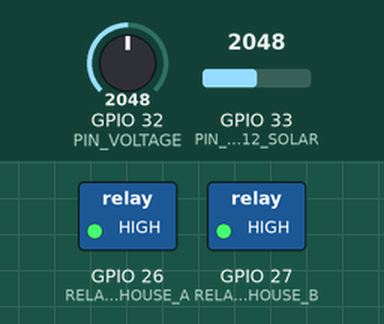
Bench run of a sketch on a simulated ESP32. Parts: switched loads named in the sketch (green lamp = pin HIGH). The test bench sets the inputs (shaded band); at power-on: GPIO 33 (PIN_ACS712_SOLAR) = 2048, GPIO 32 (PIN_VOLTAGE) = 2048 (analog values on the 0–4095 scale). WiFi joins after 1.5 s; servers stay silent unless stated; random numbers use the default seed unless the sketch sets one; no MQTT or app messages arrive unless stated; what the sketch prints to the serial monitor is not drawn.

Above: at 3.2 s.
3.3 s: GPIO 33 (PIN_ACS712_SOLAR) set to 2067
At 5.2 s:
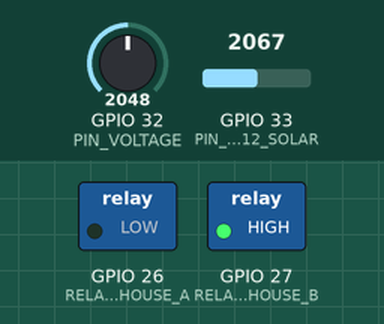
5.5 s: GPIO 33 (PIN_ACS712_SOLAR) set to 2866
At 6.7 s:
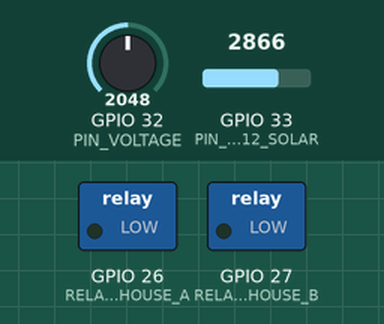
7.5 s: GPIO 33 (PIN_ACS712_SOLAR) set to 2047
At 9.2 s:
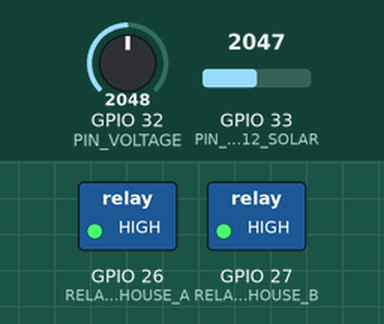
9.5 s: GPIO 33 (PIN_ACS712_SOLAR) set to 3603
At 10.9 s:
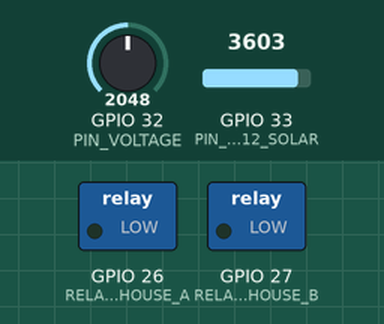
Timing chart, 0 to 12.5 s (numbered marks = the images above; inputs shaded):
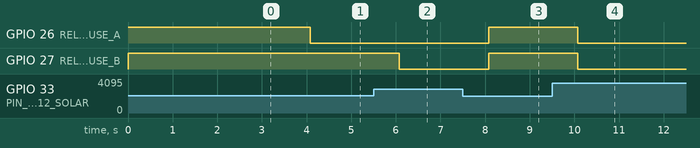

Measured:
- the behaviour switches between 2066 and 2067 on GPIO 33 (PIN_ACS712_SOLAR) (found by bisection; images 0 and 1)
- after the input at 3.3 s, GPIO 26 (RELAY_PIN_HOUSE_A): HIGH → LOW after 0.78 s
- after the input at 5.5 s, GPIO 27 (RELAY_PIN_HOUSE_B): HIGH → LOW after 0.58 s
- after the input at 7.5 s, GPIO 26 (RELAY_PIN_HOUSE_A), GPIO 27 (RELAY_PIN_HOUSE_B): LOW → HIGH after 0.58 s
- after the input at 9.5 s, GPIO 26 (RELAY_PIN_HOUSE_A), GPIO 27 (RELAY_PIN_HOUSE_B): HIGH → LOW after 0.58 s

The sketch:

SolarKapitBahay_ESP32_Controller.ino
```cpp
/*
 * ESP32 #1 — Controller ("brain")
 *
 * Reads solar V (D35) + I (D34), runs Greedy, drives relays D26/D27,
 * publishes MQTT for ESP32 #2 displays + laptop.
 *
 * Wiring per CIRCUIT_ARCHITECTURE.md
 * Relay IN: LOW = ON (active-low module)
 */

#include <WiFi.h>
#include <PubSubClient.h>
#include "SolarKapitBahay_Sensors.h"

const char* WIFI_SSID     = "SKYFiber_MESH_BEF5";
const char* WIFI_PASSWORD = "548251144";
const char* MQTT_SERVER   = "192.168.55.114";
const uint16_t MQTT_PORT  = 1883;

#define RELAY_PIN_HOUSE_A  26   // D26 -> relay IN1
#define RELAY_PIN_HOUSE_B  27   // D27 -> relay IN2
#define RELAY_ACTIVE_LOW   1    // LOW = LED on

// Tune after bench test (cover panel / lamp on panel)
#define WATTS_BOTH_HOUSES   4.0f   // enough for A + B
#define WATTS_HOUSE_A_ONLY  1.5f   // enough for A only

#define LOOP_MS  2000

const char* TOPIC_TELEMETRY = "solarkapitbahay/controller/telemetry";
const char* TOPIC_STATUS    = "solarkapitbahay/controller/status";

WiFiClient wifiClient;
PubSubClient mqtt(wifiClient);

bool houseAOn = false;
bool houseBOn = false;
float lastVolts = 0;
float lastAmps = 0;
float lastWatts = 0;

void setRelay(int pin, bool on) {
#if RELAY_ACTIVE_LOW
  digitalWrite(pin, on ? LOW : HIGH);
#else
  digitalWrite(pin, on ? HIGH : LOW);
#endif
}

void applyGreedy(float solarW) {
  houseAOn = false;
  houseBOn = false;

  if (solarW >= WATTS_BOTH_HOUSES) {
    houseAOn = true;
    houseBOn = true;
  } else if (solarW >= WATTS_HOUSE_A_ONLY) {
    houseAOn = true;
    houseBOn = false;
  }

  setRelay(RELAY_PIN_HOUSE_A, houseAOn);
  setRelay(RELAY_PIN_HOUSE_B, houseBOn);
}

void connectWiFi() {
  WiFi.mode(WIFI_STA);
  WiFi.begin(WIFI_SSID, WIFI_PASSWORD);
  Serial.print("WiFi");
  while (WiFi.status() != WL_CONNECTED) {
    delay(500);
    Serial.print(".");
  }
  Serial.println(" OK");
}

void connectMqtt() {
  mqtt.setServer(MQTT_SERVER, MQTT_PORT);
  mqtt.setBufferSize(512);
  while (!mqtt.connected()) {
    Serial.print("MQTT...");
    String id = String("skb-ctrl-") + String(random(0xffff), HEX);
    if (mqtt.connect(id.c_str(), TOPIC_STATUS, 0, true, "offline")) {
      mqtt.publish(TOPIC_STATUS, "online", true);
      Serial.println(" OK");
    } else {
      Serial.print(" fail ");
      Serial.println(mqtt.state());
      delay(3000);
    }
  }
}

void publishState() {
  char payload[256];
  snprintf(
    payload, sizeof(payload),
    "{\"solar_v\":%.2f,\"solar_a\":%.3f,\"solar_w\":%.2f,"
    "\"house_a\":%s,\"house_b\":%s,\"greedy\":\"ok\"}",
    lastVolts, lastAmps, lastWatts,
    houseAOn ? "true" : "false",
    houseBOn ? "true" : "false"
  );
  mqtt.publish(TOPIC_TELEMETRY, payload);
  Serial.println(payload);
}

void setup() {
  Serial.begin(115200);
  randomSeed(esp_random());

  pinMode(RELAY_PIN_HOUSE_A, OUTPUT);
  pinMode(RELAY_PIN_HOUSE_B, OUTPUT);
  setRelay(RELAY_PIN_HOUSE_A, false);
  setRelay(RELAY_PIN_HOUSE_B, false);

  skbInitSensors();
  connectWiFi();
  connectMqtt();
}

void loop() {
  if (WiFi.status() != WL_CONNECTED) connectWiFi();
  if (!mqtt.connected()) connectMqtt();
  mqtt.loop();

  static unsigned long lastMs = 0;
  if (millis() - lastMs >= LOOP_MS) {
    lastMs = millis();
    skbReadSolar(lastVolts, lastAmps, lastWatts);
    applyGreedy(lastWatts);
    publishState();
  }
}
```

SolarKapitBahay_Sensors.h
```cpp
/*
 * Solar line sensors — matches lab wiring doc:
 *   ACS712 OUT  -> GPIO 34 (D34)
 *   Voltage S   -> GPIO 35 (D35)
 * ACS712 VCC on ESP32 VIN (5V) -> zero current ~2.5V
 */

#ifndef SOLARKAPITBAHAY_SENSORS_H
#define SOLARKAPITBAHAY_SENSORS_H

#ifndef USE_REAL_SENSORS
#define USE_REAL_SENSORS 1
#endif

#define PIN_ACS712_SOLAR  33   // D33 — ACS712 OUT (Pin Finder)
#define PIN_VOLTAGE       32   // D32 — divider S (if D35 pegs at 3.3)
#define PIN_ACS712_LOAD   -1   // not in your circuit

#define ACS712_USE_5V      1    // VCC -> VIN (5V)
#define ACS712_MV_PER_A    185.0f  // 5 A module — change to 100 for 20A, 66 for 30A

#define VOLTAGE_DIVIDER_RATIO  11.0f
#define ADC_VREF               3.3f
#define ADC_MAX                4095.0f

#define SOLAR_CURRENT_SIGN     1.0f

#if ACS712_USE_5V
#define ACS712_ZERO_DEFAULT_V  2.50f
#else
#define ACS712_ZERO_DEFAULT_V  1.65f
#endif

static float s_acsZeroSolar = ACS712_ZERO_DEFAULT_V;

inline float skbAdcVolts(int pin) {
  return (float)analogRead(pin) * (ADC_VREF / ADC_MAX);
}

inline float skbReadSolarVolts() {
  return skbAdcVolts(PIN_VOLTAGE) * VOLTAGE_DIVIDER_RATIO;
}

inline float skbReadSolarAmps() {
  float v = skbAdcVolts(PIN_ACS712_SOLAR);
  float mvPerA = ACS712_MV_PER_A / 1000.0f;
  float amps = ((v - s_acsZeroSolar) / mvPerA) * SOLAR_CURRENT_SIGN;
  return amps < 0.0f ? 0.0f : amps;
}

inline void skbInitSensors() {
#if USE_REAL_SENSORS
  analogReadResolution(12);
  analogSetAttenuation(ADC_11db);
  pinMode(PIN_VOLTAGE, INPUT);
  pinMode(PIN_ACS712_SOLAR, INPUT);
  delay(200);
  float sum = 0;
  for (int i = 0; i < 64; i++) {
    sum += skbAdcVolts(PIN_ACS712_SOLAR);
    delay(5);
  }
  s_acsZeroSolar = sum / 64.0f;
  Serial.print("ACS712 zero V=");
  Serial.println(s_acsZeroSolar, 3);
#endif
}

inline void skbReadSolar(float& volts, float& amps, float& watts) {
#if USE_REAL_SENSORS
  volts = skbReadSolarVolts();
  amps = skbReadSolarAmps();
  watts = volts * amps;
#else
  volts = 12.0f;
  amps = 0.3f + (random(0, 50) / 100.0f);
  watts = volts * amps;
#endif
}

#endif
```
